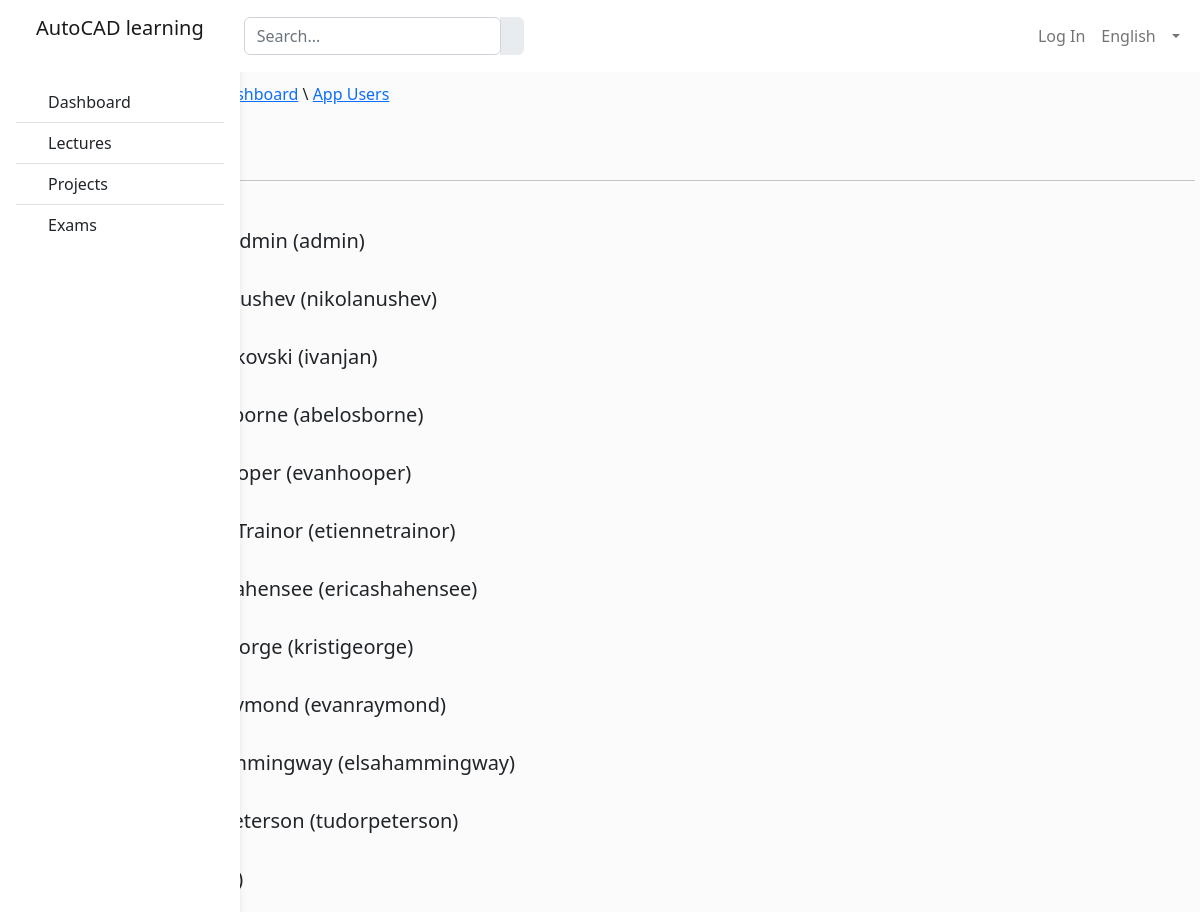
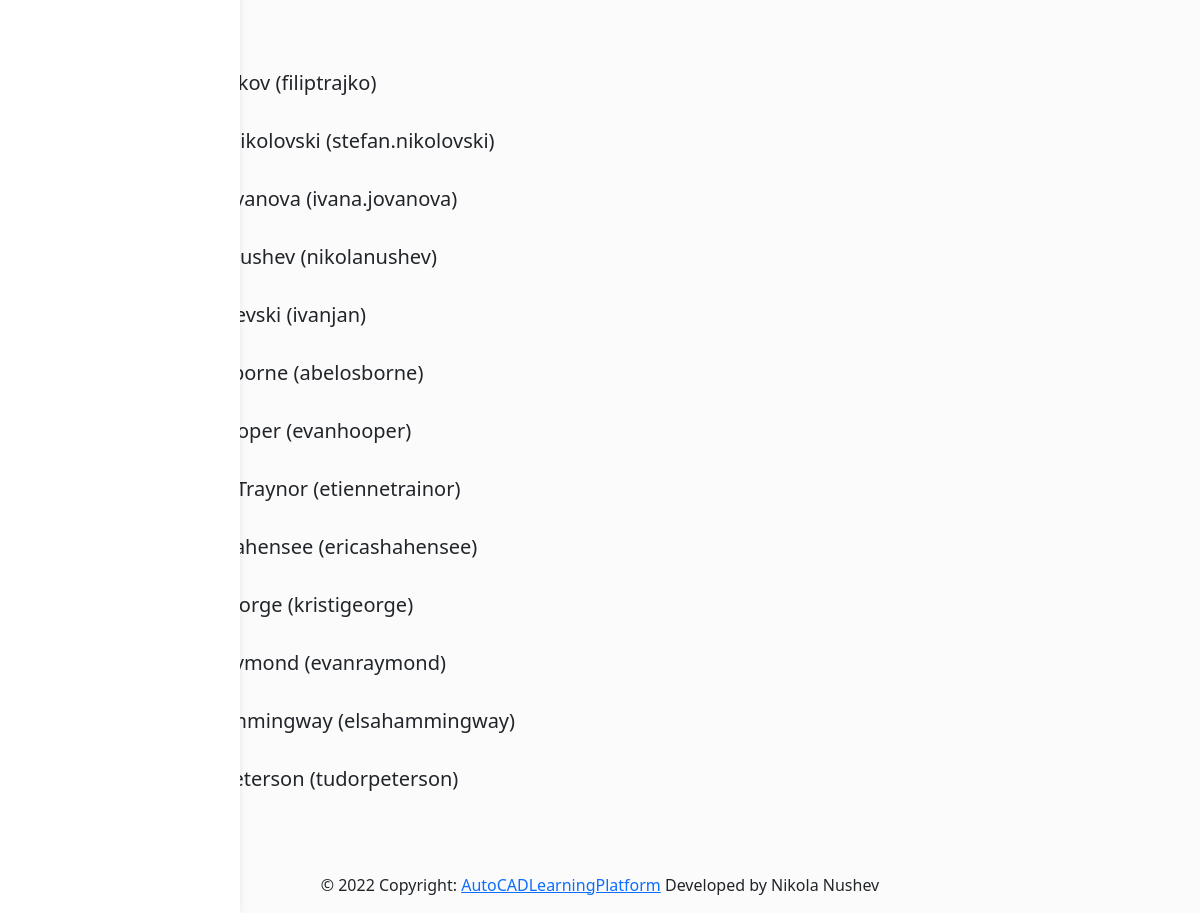
/users/, run on the app's committed database (2 pictures, top to bottom).
### AutoCadApp/models.py (models this page shows, shortened)
class AppUser(models.Model):
    first_name = models.CharField(max_length=30)
    last_name = models.CharField(max_length=30)
    user = models.ForeignKey(User, on_delete=models.CASCADE)
    phone_number = models.CharField(max_length=9)
    date_of_birth = models.DateField
    photo = models.ImageField(upload_to="images/", null=True, blank=True, )

### AutoCadApp/views.py (the view)
# urls.py: path('users/', users_list, name="users_list"),
def users_list(request):
    usrs = AppUser.objects.all()
    users1 = User.objects.all()
    context = {'users': usrs, 'user': request.user, 'users1': users1}
    return render(request, 'users.html', context=context)

### templates/users.html (shortened to what this page needs)
{% load static %}
{% load embed_video_tags %}
<!DOCTYPE html>
<html lang="en">
<head>
    <link href="https://cdn.jsdelivr.net/npm/bootstrap@5.2.1/dist/css/bootstrap.min.css" rel="stylesheet">
</head>
<body>
    <header>
        <nav id="sidebarMenu" class="collapse d-lg-block sidebar collapse bg-white">
            <div class="position-sticky">
                <div class="list-group list-group-flush mx-3 mt-4">
                    <a href="{% url 'dashboard' %}" class="list-group-item list-group-item-action py-2 ripple" aria-current="true"><span>Dashboard</span></a>
                    <a href="{% url 'lectures' %}" class="list-group-item list-group-item-action py-2 ripple"><span>Lectures</span></a>
                    <a href="{% url 'projects' %}" class="list-group-item list-group-item-action py-2 ripple"><span>Projects</span></a>
                    <a href="{% url 'exams' %}" class="list-group-item list-group-item-action py-2 ripple"><span>Exams</span></a>
                </div>
            </div>
        </nav>
        <nav id="main-navbar" class="navbar navbar-expand-lg navbar-light bg-white fixed-top">
            <div class="container-fluid">
                <a class="navbar-brand" href="#"><p class="mx-4">AutoCAD learning</p></a>
                <form class="d-none d-md-flex input-group w-auto my-auto">
                    <input autocomplete="off" type="search" class="form-control rounded" placeholder='Search...' style="min-width: 225px"/>
                    <span class="input-group-text border-0"></span>
                </form>
                <ul class="navbar-nav ms-auto d-flex flex-row">
                    {% if user.is_authenticated %}
                        <li class="nav-item dropdown mr-2">
                            <a class="nav-link dropdown-toggle" href="#" role="button" data-bs-toggle="dropdown" aria-expanded="false">{{ user.first_name }} {{ user.last_name }}</a>
                            <ul class="dropdown-menu">
                                <li><a class="dropdown-item" href="{% url 'profile' %}">My Profile</a></li>
                                <li><a class="dropdown-item" href="{% url 'logout' %}">Sign out</a></li>
                            </ul>
                        </li>
                        {% else %}
                            <li class="nav-item dropdown mr-2">
                                <a class="nav-link" href="{% url 'login' %}" role="button">Log In</a>
                            </li>
                    {% endif %}
                    <li class="nav-item dropdown">
                        <a class="nav-link dropdown-toggle" href="#" role="button" data-bs-toggle="dropdown" aria-expanded="false">
                            English
                        </a>
                    </li>
                </ul>
            </div>
        </nav>
    </header>
    <main style="margin-top: 58px;">
        <div class="container pt-4">
            <div class="row">
                <p>AutoCAD learning \ <a href="{% url 'dashboard' %}">Dashboard</a> \ <a href="{% url 'users_list' %}">App Users</a>
                </p>
            </div>
            <div class="row mt-3">
                <h3>Users</h3>
                <hr>
            </div>
            <div class="row mt-3">
                {% for item in users1 %}
                    <div class="row mt-2">
                        <div class="col-md-1" style="align-content: center">
                        </div>
                        <div class="col-md-11 mt-2">
                            <h5 class="card-title">{{ item.first_name }} {{ item.last_name }} ({{ item.username }})</h5>
                        </div>
                    </div>
                {% endfor %}
                {% for u in users %}
                    <div class="row mt-2">
                        <div class="col-md-1" style="align-content: center">
                        </div>
                        <div class="col-md-11 mt-2">
                            <h5 class="card-title">{{ u.first_name }} {{ u.last_name }} ({{ u.user.username }})</h5>
                        </div>
                    </div>
                {% endfor %}
            </div>
        </div>
    </main>
    <footer class="footer page-footer font-small mt-5">
        <div class="footer-copyright text-center py-3 ">
            © 2022 Copyright:
            <a href="{% url 'dashboard' %}"> AutoCADLearningPlatform</a>
            Developed by Nikola Nushev
        </div>
    </footer>
</body>
</html>

### templates/users.html (style rules this page uses)
body { background-color: #fbfbfb; }
@media (min-width: 991.98px) { main { padding-left: 50px; } }
.sidebar { position: fixed; top: 0; bottom: 0; left: 0; padding: 58px 0 0; box-shadow: 0 2px 5px 0 rgb(0 0 0 / 5%), 0 2px 10px 0 rgb(0 0 0 / 5%); width: 240px; z-index: 600; }

### data on the page
AppUser: last_name "Nushev", user.username "nikolanushev"
AppUser: last_name "Janevski", user.username "ivanjan"
AppUser: last_name "Osborne", user.username "abelosborne"
AppUser: last_name "Hooper", user.username "evanhooper"
AppUser: last_name "Traynor", user.username "etiennetrainor"
AppUser: last_name "Shahensee", user.username "ericashahensee"
AppUser: last_name "George", user.username "kristigeorge"
AppUser: last_name "Raymond", user.username "evanraymond"
AppUser: last_name "Hammingway", user.username "elsahammingway"
AppUser: last_name "Peterson", user.username "tudorpeterson"

### other printed values
{{ item.last_name }} "Admin"
{{ item.username }} "admin"
{{ item.last_name }} "Nushev"
{{ item.username }} "nikolanushev"
{{ item.last_name }} "Jankovski"
{{ item.username }} "ivanjan"
{{ item.last_name }} "Osborne"
{{ item.username }} "abelosborne"
{{ item.last_name }} "Hooper"
{{ item.username }} "evanhooper"
{{ item.last_name }} "Trainor"
{{ item.username }} "etiennetrainor"
{{ item.last_name }} "Shahensee"
{{ item.username }} "ericashahensee"
{{ item.last_name }} "George"
